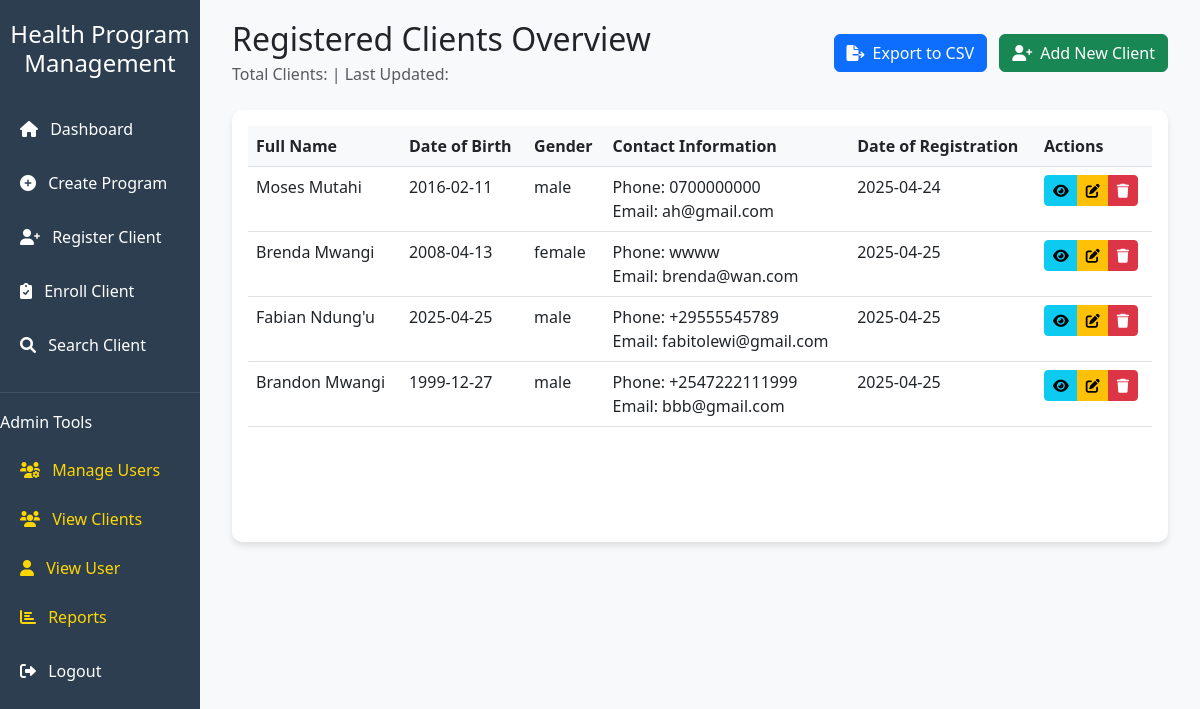
The app's page /admin/clients (signed in) with its own data.
### app/model.py (models this page shows)
class Client(db.Model):
    __tablename__ = 'clients'
    id = db.Column(db.Integer, db.ForeignKey('users.id'), primary_key=True, autoincrement=True)
    full_name = db.Column(db.String(100), nullable=False)
    date_of_birth = db.Column(db.Date, nullable=False)
    gender = db.Column(db.String(10))
    phone = db.Column(db.String(50))
    email = db.Column(db.String(100))
    registered_at = db.Column(db.DateTime, default=datetime.utcnow)
    registered_by = db.Column(db.Integer, db.ForeignKey('users.id', name='fk_client_registered_by'), nullable=False)
    appointments = db.relationship(
        'Appointment',
        back_populates='client',
        foreign_keys='Appointment.client_id'
    )
    enrollments = db.relationship(
        'Enrollment',
        back_populates='client',
        foreign_keys='Enrollment.client_id',
        lazy=True
    )
    registered_by_user = db.relationship(
        'User',
        back_populates='clients_registered',
        foreign_keys=[registered_by]
    )

### app/routes.py (the view)
@main.route('/admin/clients')
@login_required # This ensures that the user is logged in before viewing all clients
@admin_required # This ensures that the user is an admin before viewing all clients
def view_clients():
    clients = Client.query.all()
    return render_template('view_clients.html', clients=clients)

### app/__init__.py (called while the page is built)
@login_manager.user_loader
def load_user(user_id):
    return User.query.get(int(user_id))

### app/utils.py (called while the page is built)
def login_required(f):
    @wraps(f)
    def decorated_function(*args, **kwargs):
        if not current_user.is_authenticated:
            flash("You need to be logged in to access this page.", "warning")
            return redirect(url_for('main.login'))
        return f(*args, **kwargs)
    return decorated_function

def admin_required(f):
    @wraps(f)
    def decorated_function(*args, **kwargs):
        if not current_user.is_authenticated:
            flash("You need to be logged in to access this page.", "warning")
            return redirect(url_for('main.login'))
        if current_user.role != 'admin':
            flash("You need to be an admin to access this page.", "danger")
            return redirect(url_for('main.index'))
        return f(*args, **kwargs)
    return decorated_function

### app/templates/view_clients.html (shortened to what this page needs)
{% extends "base.html" %}
{% block content %}
<div class="container-fluid">
    <div class="d-flex justify-content-between align-items-center mb-4">
        <div>
            <h2 class="mb-1">Registered Clients Overview</h2>
            <p class="text-muted mb-0">
                Total Clients:  |
                Last Updated:
            </p>
        </div>
        <div>
            <button class="btn btn-primary me-2" onclick="exportToCSV()">
                <i class="fas fa-file-export me-2"></i>Export to CSV
            </button>
            <a href="{{ url_for('main.register_client') }}" class="btn btn-success">
                <i class="fas fa-user-plus me-2"></i>Add New Client
            </a>
        </div>
    </div>
    <div class="card">
        <div class="card-body">
            <div class="table-responsive">
                <table id="clientsTable" class="table table-hover">
                    <thead>
                        <tr>
                            <th>Full Name</th>
                            <th>Date of Birth</th>
                            <th>Gender</th>
                            <th>Contact Information</th>
                            <th>Date of Registration</th>
                            <th>Actions</th>
                        </tr>
                    </thead>
                    <tbody>
                        {% for client in clients %}
                        <tr>
                            <td>{{ client.full_name }}</td>
                            <td>{{ client.date_of_birth.strftime('%Y-%m-%d') }}</td>
                            <td>{{ client.gender }}</td>
                            <td>
                                <div>Phone: {{ client.phone }}</div>
                                <div>Email: {{ client.email }}</div>
                            </td>
                            <td>{{ client.registered_at.strftime('%Y-%m-%d') }}</td>
                            <td>
                                <div class="btn-group">
                                    <a href="{{ url_for('main.client_profile', client_id=client.id) }}"
                                       class="btn btn-sm btn-info"
                                       title="View Profile">
                                        <i class="fas fa-eye"></i>
                                    </a>
                                    <a href="{{ url_for('main.edit_client', client_id=client.id) }}"
                                       class="btn btn-sm btn-warning"
                                       title="Edit">
                                        <i class="fas fa-edit"></i>
                                    </a>
                                    <button class="btn btn-sm btn-danger"
                                            onclick="confirmDelete('{{ client.id }}')"
                                            title="Delete">
                                        <i class="fas fa-trash"></i>
                                    </button>
                                </div>
                            </td>
                        </tr>
                        {% endfor %}
                    </tbody>
                </table>
            </div>
        </div>
    </div>
</div>
{% endblock %}

### app/templates/base.html (style rules this page uses)
:root { --primary-color: #2c3e50; --secondary-color: #3498db; --accent-color: #e74c3c; --light-bg: #f8f9fa; }
body { font-family: 'Segoe UI', Tahoma, Geneva, Verdana, sans-serif; background-color: var(--light-bg); }
.card { border: none; border-radius: 10px; box-shadow: 0 4px 6px rgba(0, 0, 0, 0.1); transition: transform 0.3s; }

### app/templates/view_clients.html (style rules this page uses)
.table th { background-color: var(--light-bg); font-weight: 600; }
.btn-group .btn { padding: 0.25rem 0.5rem; }
.table-responsive { min-height: 400px; }

### records on screen
Client: full_name "Moses Mutahi", date_of_birth "2016-02-11", gender "male", phone "0700000000", email "ah@gmail.com", registered_at "2025-04-24"
Client: full_name "Brenda Mwangi", date_of_birth "2008-04-13", gender "female", phone "wwww", email "brenda@wan.com", registered_at "2025-04-25"
Client: full_name "Fabian Ndung'u", date_of_birth "2025-04-25", gender "male", phone "+29555545789", email "fabitolewi@gmail.com", registered_at "2025-04-25"
Client: full_name "Brandon Mwangi", date_of_birth "1999-12-27", gender "male", phone "+2547222111999", email "bbb@gmail.com", registered_at "2025-04-25"
